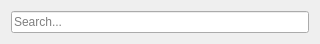
<?xml version="1.0" encoding="UTF-8"?>
<ui version="4.0">
 <class>SearchDialog</class>
 <widget class="QDialog" name="SearchDialog">
  <property name="geometry">
   <rect>
    <x>0</x>
    <y>0</y>
    <width>320</width>
    <height>42</height>
   </rect>
  </property>
  <property name="windowTitle">
   <string>Search</string>
  </property>
  <layout class="QHBoxLayout" name="horizontalLayout">
   <item>
    <widget class="QLineEdit" name="edit_search">
     <property name="placeholderText">
      <string>Search...</string>
     </property>
    </widget>
   </item>
  </layout>
 </widget>
 <resources/>
 <connections/>
</ui>
